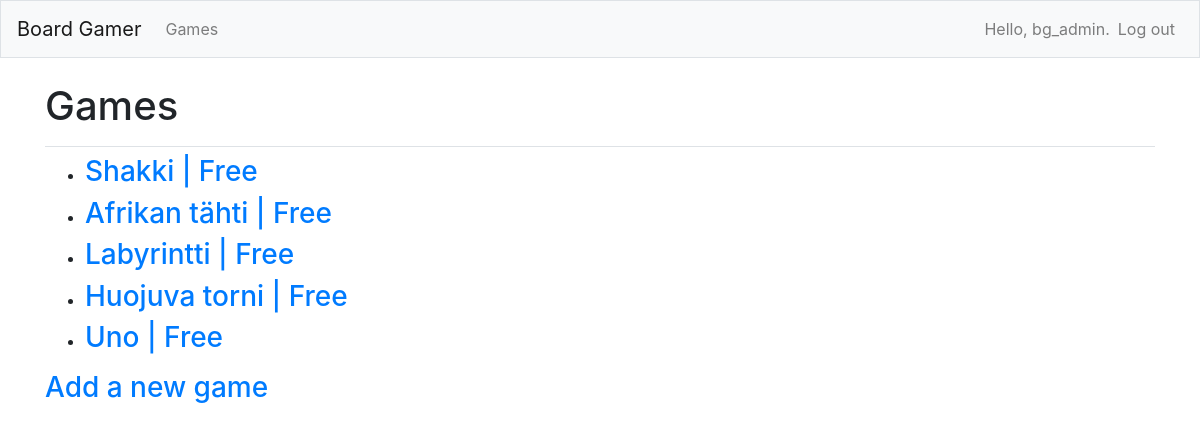
Screenshot of /games/ (signed in) with the database file from the repository.
### board_gamer/models.py (models this page shows)
class Game(models.Model):
    text = models.CharField(max_length=100)
    description = models.CharField(max_length=100, blank=True, null=True)
    date_added = models.DateTimeField(auto_now_add=True)
    is_borrowed = models.BooleanField(default=False, choices=ACTIVE_CHOICES)
    borrower = models.ForeignKey('Gamer', on_delete=models.PROTECT, blank=True, null=True)
    owner = models.ForeignKey(User, on_delete=models.CASCADE, blank=True, null=True)
    def __str__(self):
        return self.text

### board_gamer/views.py (the view)
# urls.py: path('games/', views.games, name='games'),
@login_required
def games(request):
    games = Game.objects.order_by('date_added')
    context = {'games': games}
    return render(request, 'board_gamer/games.html', context)

### board_gamer/templates/board_gamer/games.html
{% extends "board_gamer/base.html" %}
{% block page_header %}
    <h1>Games</h1>
{% endblock page_header %}
{% block content %}
    <ul>
        {% for game in games %}
            {% if game.is_borrowed %}
                <li><h3>
                    <a href="{% url 'board_gamer:game' game.id %}"> {{ game }} | In use </a>
                </h3></li>
            {% else %}
                <li><h3>
                    <a href="{% url 'board_gamer:game' game.id %}"> {{ game }} | Free </a>
                </h3></li>
            {% endif %}
        {% empty %}
            <li><h3>No games have been added yet.</h3></li>
        {% endfor %}
    </ul>
    <h3><a href="{% url 'board_gamer:new_game' %}">Add a new game</a></h3>
{% endblock content %}

### board_gamer/templates/board_gamer/base.html (shortened to what this page needs)
{% load bootstrap4 %}
<!doctype html>
<html lang="en">
<head>
    {% bootstrap_css %}
</head>
    <body>
        <nav class="navbar navbar-expand-md navbar-light bg-light mb-4 border">
            <a class="navbar-brand" href="{% url 'board_gamer:index' %}">Board Gamer</a>
        <div class="collapse navbar-collapse" id="navbarCollapse">
            <ul class="navbar-nav mr-auto">
                <li class="nav-item">
                    <a class="nav-link" href="{% url 'board_gamer:games' %}">Games</a>
                </li>
            </ul>
                <ul class="navbar-nav ml-auto">
                    {% if user.is_authenticated %}
                        <li class="nav-item">
                            <span class="navbar-text"}">Hello, {{ user.username }}.</span>
                        </li>
                        <li class="nav-item">
                            <a class="nav-link" href="{% url 'users:logout' %}">Log out</a>
                        </li>
                    {% endif %}
                </ul>
            </div>
        </nav>
        <main role="main" class="container">
            <div class="pb-2 mb-2 border-bottom">
                {% block page_header %}{% endblock page_header %}
            </div>
            <div>
                {% block content %}{% endblock content %}
            </div>
        </main>
    </body>
</html>

### rows the page displays
Game: text "Shakki"
Game: text "Afrikan tähti"
Game: text "Labyrintti"
Game: text "Huojuva torni"
Game: text "Uno"

### other values shown
{{ user.username }} "bg_admin"
